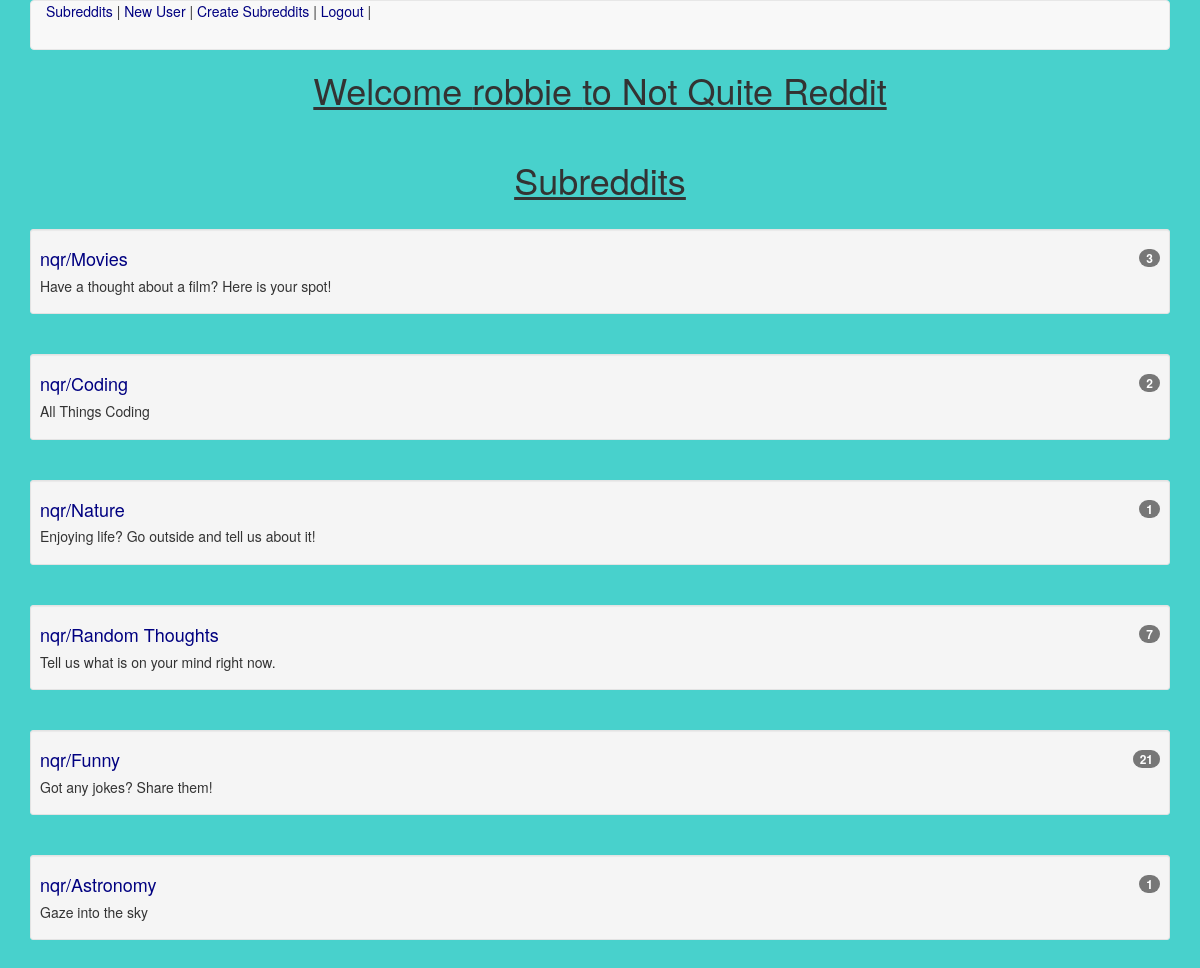
Page /subreddit (signed in) on the committed database.
### app/models.py (models this page shows, shortened)
class Subreddit(models.Model):
    name = models.CharField(max_length=100)
    description = models.CharField(max_length=255)
    creation = models.DateTimeField(auto_now_add=True)
    def __str__(self):
        return self.name
    def current_count(self):
        return Post.objects.filter(subreddit=self).count()

### app/views.py (the view)
# urls.py: url(r'^subreddit$', SubredditView.as_view(), name="subreddit_view"),
class SubredditView(ListView):
    model = Subreddit

### templates/app/subreddit_list.html (shortened to what this page needs)
{% extends 'base.html' %}
{% block content %}
<h1 class="new_title">Welcome {{request.user }} to Not Quite Reddit</h1>
<br>
<h1 id="subreddits">Subreddits</h1> <br>
{% for sub in object_list %}
  <div class="well well-sm">
    <h4><a href="{% url 'subreddit_detail_view' sub.id %}">nqr/{{ sub }} <span class="badge">{{ sub.current_count }}</span></a></h4>
    <h5>{{ sub.description }}</h5>
  </div>
<br>
{% endfor %}
{% endblock %}

### templates/base.html (style rules this page uses)
body { background-color: #48D1CC; }
h1 { position: relative; text-decoration: underline; }
a { color: navy; }
.badge { float: right; }
#subreddits { text-align: center; }
.new_title { text-align: center; }

### rows in the picture
Subreddit: name "Movies", current_count "3", description "Have a thought about a film? Here is your spot!"
Subreddit: name "Coding", current_count "2", description "All Things Coding"
Subreddit: name "Nature", current_count "1", description "Enjoying life? Go outside and tell us about it!"
Subreddit: name "Random Thoughts", current_count "7", description "Tell us what is on your mind right now."
Subreddit: name "Funny", current_count "21", description "Got any jokes? Share them!"
Subreddit: name "Astronomy", current_count "1", description "Gaze into the sky"

### other values in the picture
{{ request.user }} "robbie"
